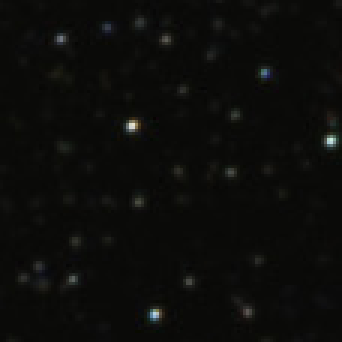
#> input picture Small_area.png, 114 x 114 px (shown 3 times larger)
$ python task.py
#> lines starting #> are read from the running program, lines starting #| are printed output that depends on the picture; after the words box and inside, x2 and y2 are one past the last pixel; in counts of white or black regions, pixels touching at a corner belong together
# -*- coding: utf-8 -*-

import numpy as np
import cv2 as cv
import matplotlib.pyplot as plt
img1 = cv.imread('Small_area.png',cv.IMREAD_GRAYSCALE)          # queryImage
#> img1: shape (114, 114); min 4, max 223, mean 11.7
img2 = cv.imread('StarMap.png',cv.IMREAD_GRAYSCALE) # trainImage
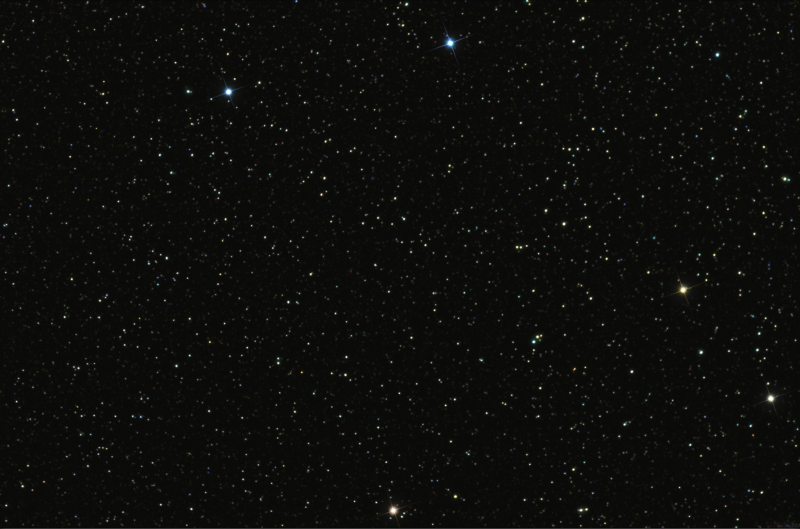
#> input picture StarMap.png, 1600 x 1057 px (shown at 1/2 size)
#> img2: shape (1057, 1600); min 2, max 255, mean 12.2
# Initiate SIFT detector
sift = cv.xfeatures2d.SIFT_create();
# find the keypoints and descriptors with SIFT
kp1, des1 = sift.detectAndCompute(img1,None)
#> kp1 = 62 keypoints; strongest (x, y, size): (44, 42, 2.1), (110, 47, 2.1), (51, 105, 2.1), (88, 24, 1.8)
kp2, des2 = sift.detectAndCompute(img2,None)
#> kp2 = 6547 keypoints; strongest (x, y, size): (1186, 258, 3.2), (1128, 448, 3.9), (691, 750, 3.1), (911, 993, 3.7)
# FLANN parameters
FLANN_INDEX_KDTREE = 1
index_params = dict(algorithm = FLANN_INDEX_KDTREE, trees = 5)
search_params = dict(checks=50)   # or pass empty dictionary
flann = cv.FlannBasedMatcher(index_params,search_params)
matches = flann.knnMatch(des1,des2,k=2)
#> matches = 62 matches
# Need to draw only good matches, so create a mask
matchesMask = [[0,0] for i in range(len(matches))]
#> matchesMask = 62 pairs, first value 0 to 0, second value 0 to 0
# ratio test as per Lowe's paper
for i,(m,n) in enumerate(matches):
    if m.distance < 0.7*n.distance:
        matchesMask[i]=[1,0]
#> this loop made 62 passes
#> after the loop, matchesMask = 62 pairs, first value 0 to 1, second value 0 to 0
draw_params = dict(matchColor = (0,255,0),
                   singlePointColor = (255,0,0),
                   matchesMask = matchesMask,
                   flags = cv.DrawMatchesFlags_DEFAULT)
#> draw_params = 4 items


src_pts = np.float32([ kp1[m[0].queryIdx].pt for m in matches ]).reshape(-1,1,2)
#> src_pts = 62 rows, first 8: [7.51, 92.49], [7.51, 92.49], [12.67, 88.55], [12.67, 88.55], [24.04, 92.83], [24.04, 92.83], [24.04, 92.83], [24.04, 92.83]
dst_pts = np.float32([ kp2[m[0].trainIdx].pt for m in matches ]).reshape(-1,1,2)
#> dst_pts = 62 rows, first 8: [862.5, 242.5], [862.5, 242.5], [867.7, 238.6], [867.7, 238.6], [879, 242.8], [879, 242.8], [879, 242.8], [879, 242.8]

M, mask = cv.findHomography(src_pts, dst_pts, cv.RANSAC,5.0)
#> M = [[1, -4.65e-06, 855], [4.28e-05, 1, 150], [1.76e-07, -6e-09, 1]]; mask = 62 values, max 1 at index 0, min 0 at index 61, mean 0.984
matchesMask = mask.ravel().tolist()
#> matchesMask has the same summary as mask
h,w = img1.shape[:2]
#> h = 114; w = 114
pts = np.float32([ [0,0],[0,h-1],[w-1,h-1],[w-1,0] ]).reshape(-1,1,2)
#> pts = [[0, 0], [0, 113], [113, 113], [113, 0]]

dst = cv.perspectiveTransform(pts,M)
#> dst = [[855, 150], [855, 263], [968, 263], [968, 150]]
dst += (w, 0)  # adding offset
#> dst = [[969, 150], [969, 263], [1082, 263], [1082, 150]]

img3 = cv.drawMatchesKnn(img1,kp1,img2,kp2,matches,None,**draw_params)
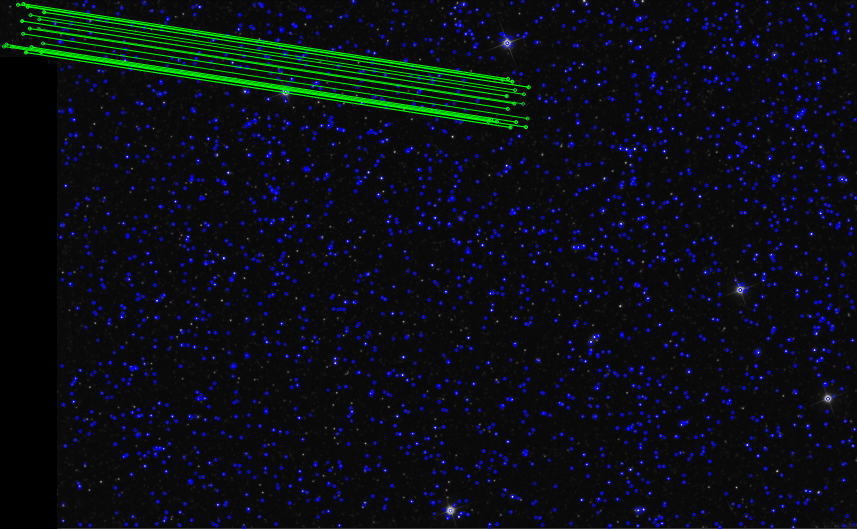
#> img3: shape (1057, 1714, 3) (shown at 1/2 size); mean of channels 0, 1, 2 20.2, 14.8, 10.4; drawn as B, G, R
img3 = cv.polylines(img3, [np.int32(dst)], True, (0,0,255),3, cv.LINE_AA)
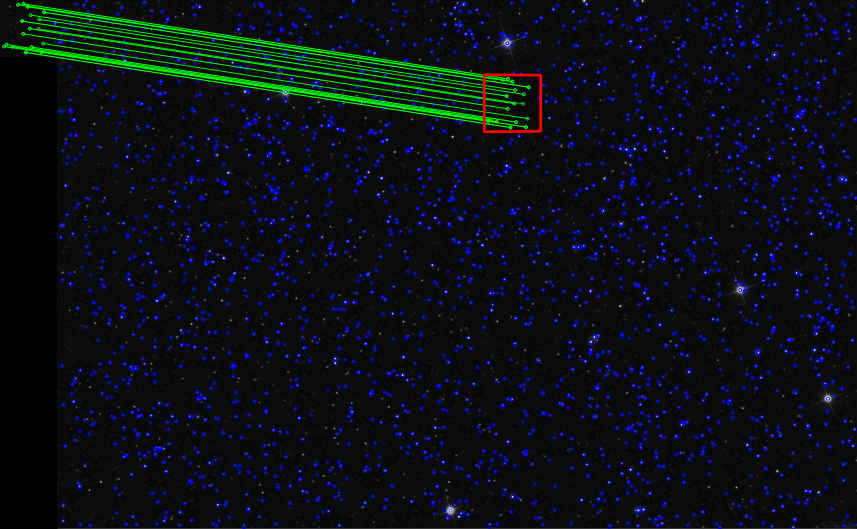
#> img3: shape (1057, 1714, 3) (shown at 1/2 size); 0.17% of pixels changed, all inside (x1, y1, x2, y2) = (965, 146, 1085, 267); drawn as B, G, R
plt.imshow(img3,),plt.show()
